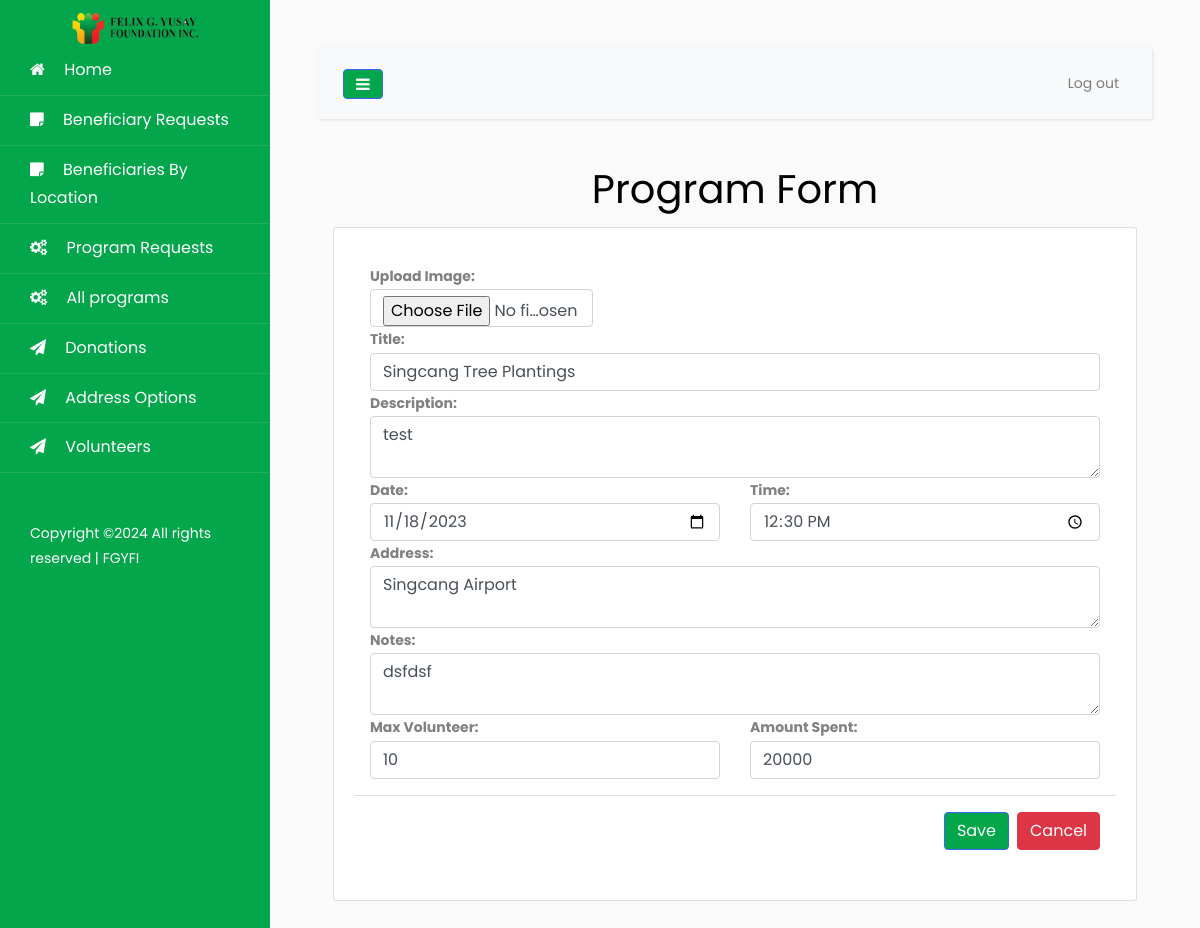
The app's page /pages/program-modify.php?Id=1 (signed in) with its own data.
### tables this page shows
CREATE TABLE `program` (
  `Id` int(11) NOT NULL AUTO_INCREMENT,
  `title` varchar(255) DEFAULT NULL,
  `date` date DEFAULT NULL,
  `time` time DEFAULT NULL,
  `description` text,
  `categoryId` int(11) DEFAULT NULL,
  `address` text,
  `notes` text,
  `maxVolunteer` int(255) DEFAULT NULL,
  `amountSpent` double DEFAULT NULL,
  `status` varchar(255) DEFAULT 'Pending',
  `image` varchar(150) NOT NULL,
  PRIMARY KEY (`Id`)
);

### config/Models.php (called while the page is built, shortened)
<?php
include "CRUD.php";
function program() {
	$crud = new CRUD;
	$crud->table = "program";
	return $crud;
}
?>

### config/CRUD.php (called while the page is built)
<?php class CRUD{var $table;var $obj=array();function arrayToQuery($query){$query_array=array();foreach($query as $key=>$key_value){if($key_value=="NOW()"){$query_array[]="$key=$key_value";}else{$query_array[]="$key='".htmlspecialchars($key_value,ENT_QUOTES)."'";}}return implode(', ',$query_array);}function list($query=""){$query=$query?"where ".$query:"";$db=Database::connect();$pdo=$db->prepare("select * from $this->table $query");$pdo->execute();$result=$pdo->fetchAll(PDO::FETCH_OBJ);Database::disconnect();return $result;}function count($query=""){$query=$query?"where ".$query:"";$db=Database::connect();$pdo=$db->prepare("select * from $this->table $query");$pdo->execute();Database::disconnect();return $pdo->rowCount();}function get($args){$db=Database::connect();$pdo=$db->prepare("select * from $this->table where $args");$pdo->execute();$result=$pdo->fetch(PDO::FETCH_OBJ);Database::disconnect();return $result;}function create(){$object=$this->arrayToQuery($this->obj);$db=Database::connect();$pdo=$db->prepare("insert into $this->table set $object");$pdo->execute();Database::disconnect();}function update($args){$object=$this->arrayToQuery($this->obj);$db=Database::connect();$pdo=$db->prepare("update $this->table set $object where $args");$pdo->execute();Database::disconnect();}function delete($args){$db=Database::connect();$pdo=$db->prepare("delete from $this->table where $args");$pdo->execute();Database::disconnect();}} ?>

### pages/program-modify.php (the view, shortened to what this page needs)
<?php
$ROOT_DIR="../";
include $ROOT_DIR . "templates/header.php";
$Id = $_GET["Id"];
$prog = program()->get("Id=$Id");
?>
<div class="container">
  <center>
  <h1>Program Form</h1>
</center>
  <div class="card">
    <form action="process.php?action=program-save" method="post" enctype="multipart/form-data">
    <div class="card-body">
        <div class="modal-body">
          <div class="row">
            <div class="col-4">
              <b>Upload Image:</b>
              <input type="file" name="image" class="form-control">
            </div>
              <div class="col-12">
                <b>Title:</b>
                <input type="text" name="title" id="c-title" class="form-control" value="<?=$prog->title;?>" required>
              </div>
            <div class="col-12">
              <b>Description:</b>
              <textarea name="description" id="c-description" class="form-control" required><?=$prog->description;?></textarea>
            </div>
            <div class="col-6">
              <b>Date:</b>
              <input type="date" value="<?=$prog->date;?>" name="date" id="c-date" class="form-control" required>
            </div>
            <div class="col-6">
              <b>Time:</b>
              <input type="time" value="<?=$prog->time;?>" name="time" id="c-time" class="form-control" required>
            </div>
            <div class="col-12">
              <b>Address:</b>
              <textarea name="address" id="c-address" class="form-control" required><?=$prog->address;?></textarea>
            </div>
            <div class="col-12">
              <b>Notes:</b>
              <textarea name="notes" id="c-notes" class="form-control" required><?=$prog->notes;?></textarea>
            </div>
            <div class="col-6">
              <b>Max Volunteer:</b>
              <input type="number" name="maxVolunteer" value="<?=$prog->maxVolunteer;?>" id="c-maxVolunteer" class="form-control" required>
            </div>
            <div class="col-6">
              <b>Amount Spent:</b>
              <input type="number" step=".01" name="amountSpent" value="<?=$prog->amountSpent;?>" id="c-amountSpent" class="form-control" required>
            </div>
                    </div>
        </div>
        <div class="modal-footer">
          <button name="form-type" value="edit" class="btn btn-primary">Save</button>
          <button onclick="history.back()" name="form-type" class="btn btn-danger text-white">Cancel</button>
        </div>
      </form>
    </div>
  </div>
</div>
      <?php include $ROOT_DIR . "templates/footer.php"; ?>

### templates/header.php (style rules this page uses)
.btn-primary { background: #03a64a !important; }

### records on screen
program: title "Singcang Tree Plantings", description "test", date "11/18/2023", time "12:30:00", address "Singcang Airport", notes "dsfdsf", maxVolunteer "10", amountSpent "20000"
